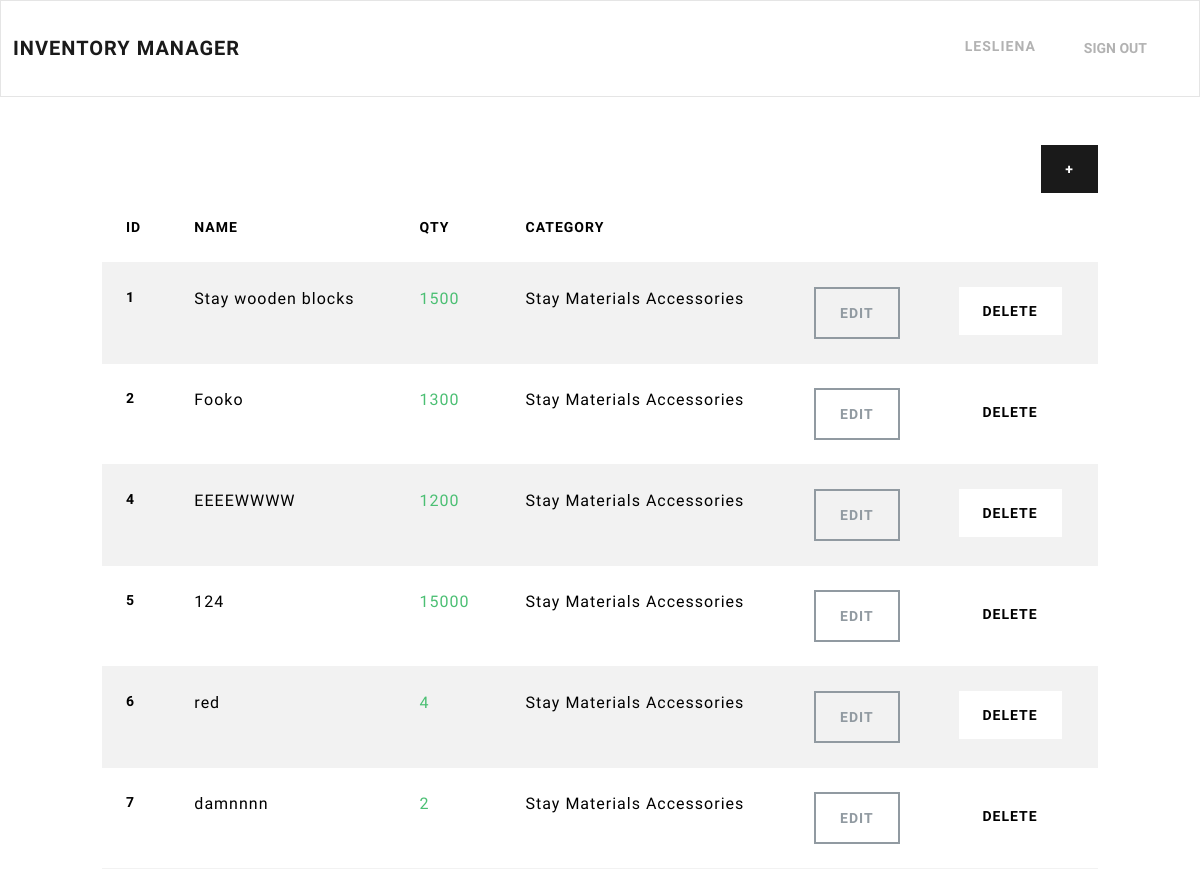
The page /dashboard/ (signed in) on the database its author committed.
### Inventory/models.py (models this page shows, shortened)
class InventoryItem(models.Model):
    name = models.CharField(max_length=200)
    quantity = models.IntegerField()
    category = models.ForeignKey('Category', on_delete=models.SET_NULL, blank=True, null=True)
    code = models.CharField(max_length=200)
    unit = models.ForeignKey('Unit', on_delete=models.CASCADE)
    date_created = models.DateTimeField(auto_now_add=True)
    user = models.ForeignKey(User, on_delete=models.CASCADE)  # Tracks who added the item
    group = models.ForeignKey(Group, on_delete=models.CASCADE, null=True, blank=True)  # Tracks which group the item belongs to

class Category(models.Model):
    name = models.CharField(max_length=200)
    class Meta:
        verbose_name_plural = 'categories'

### Inventory/views.py (the view)
# urls.py: path('dashboard/', Dashboard.as_view(), name='dashboard'),
class Dashboard(LoginRequiredMixin, PermissionRequiredMixin, View):
    permission_required = 'Inventory.view_inventoryitem'
    def get(self, request):
        user = request.user
        if user.is_superuser:
            items = InventoryItem.objects.all()
        else:
            items = InventoryItem.objects.filter(group__in=user.groups.all())
        return render(request, 'Inventory/dashboard.html', {'items': items})

### Inventory/templates/Inventory/dashboard.html (shortened to what this page needs)
{% extends 'Inventory/base.html' %}
{% block content %}
	<div class="row">
		<div class="col-md-10 col-12 mx-auto mt-5">
			<div class="d-flex justify-content-end">
				<a href="{% url 'add-item' %}" class="btn btn-primary">+</a>
			</div>
			<table class="table table-hover table-striped">
				<thead>
					<tr>
						<th scope="col">ID</th>
						<th scope="col">Name</th>
						<th scope="col">Qty</th>
						<th scope="col">Category</th>
						<th scope="col"></th>
						<th scope="col"></th>
					</tr>
				</thead>
				<tbody>
					{% for item in items %}
					<tr>
						<th scope="row">{{ item.id }}</th>
						<td>{{ item.name }}</td>
						{% if item.id in low_inventory_ids %}
							<td class="text-danger">{{ item.quantity }}</td>
						{% else %}
							<td class="text-success">{{ item.quantity }}</td>
						{% endif %}
						<td>{{ item.category.name }}</td>
						<td><a href="{% url 'edit-item' item.id %}" class="btn btn-outline-secondary">Edit</a></td>
						<td><a href="{% url 'delete-item' item.id %}" class="btn btn-secondary">Delete</a></td>
					</tr>
					{% endfor %}
				</tbody>
			</table>
		</div>
	</div>
{% endblock content %}

### Inventory/templates/Inventory/navigation.html (shortened to what this page needs)
<nav class="navbar navbar-expand-lg bg-light">
    <div class="container-fluid">
        <a class="navbar-brand" href="{% url 'index' %}">Inventory Manager</a>
        <div class="collapse navbar-collapse justify-content-end" id="navbarNav">
            <ul class="navbar-nav">
                {% if user.is_authenticated %}
                    <li class="nav-item">
                        <a class="nav-link" href="#">{{ user.username }}</a>
                    </li>
                    <li class="nav-item">
                        <form action="{% url 'logout' %}" method="post" style="display:inline;">
                            <button type="submit" class="btn btn-link nav-link">Sign Out</button>
                        </form>
                    </li>
                {% endif %}
            </ul>
        </div>
    </div>
</nav>

### rows shown on the page
InventoryItem: id "1", name "Stay wooden blocks", quantity "1500", category.name "Stay Materials Accessories"
InventoryItem: id "2", name "Fooko", quantity "1300", category.name "Stay Materials Accessories"
InventoryItem: id "4", name "EEEEWWWW", quantity "1200", category.name "Stay Materials Accessories"
InventoryItem: id "5", name "124", quantity "15000", category.name "Stay Materials Accessories"
InventoryItem: id "6", name "red", quantity "4", category.name "Stay Materials Accessories"
InventoryItem: id "7", name "damnnnn", quantity "2", category.name "Stay Materials Accessories"

### other values the page prints
{{ user.username }} "LESLIENA"
